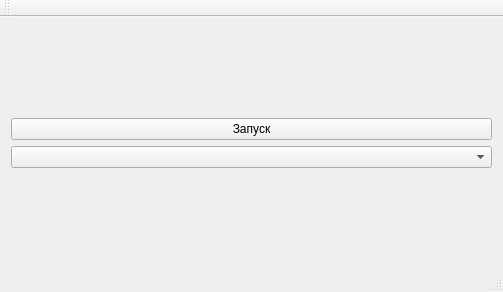
<?xml version="1.0" encoding="UTF-8"?>
<ui version="4.0">
 <class>Launcher</class>
 <widget class="QMainWindow" name="Launcher">
  <property name="geometry">
   <rect>
    <x>0</x>
    <y>0</y>
    <width>503</width>
    <height>292</height>
   </rect>
  </property>
  <property name="windowTitle">
   <string>Launcher</string>
  </property>
  <widget class="QWidget" name="centralWidget">
   <layout class="QVBoxLayout" name="verticalLayout">
    <item>
     <layout class="QVBoxLayout" name="verticalLayout_2">
      <item>
       <widget class="QPushButton" name="pushButton_Launch">
        <property name="text">
         <string>Запуск</string>
        </property>
       </widget>
      </item>
      <item>
       <widget class="QComboBox" name="comboBox_VersionSelect"/>
      </item>
     </layout>
    </item>
   </layout>
  </widget>
  <widget class="QMenuBar" name="menuBar">
   <property name="geometry">
    <rect>
     <x>0</x>
     <y>0</y>
     <width>503</width>
     <height>21</height>
    </rect>
   </property>
  </widget>
  <widget class="QToolBar" name="mainToolBar">
   <attribute name="toolBarArea">
    <enum>TopToolBarArea</enum>
   </attribute>
   <attribute name="toolBarBreak">
    <bool>false</bool>
   </attribute>
  </widget>
  <widget class="QStatusBar" name="statusBar"/>
 </widget>
 <layoutdefault spacing="6" margin="11"/>
 <resources/>
 <connections/>
</ui>
